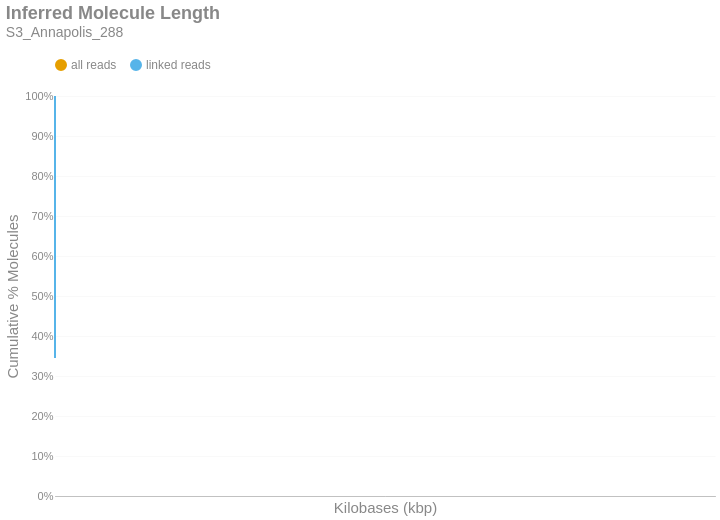

Notebook code cell kept with this figure:
### Markdown cell above
### Inferred Molecule Length
This is the cumulative frequency distribution of molecule lengths inferred from the first and last alignment positions along a contig for all alignments associated with a single linked-read barcode on a given contig.There are two distributions: one with `all` the alignments (yellow) and another with only `linked reads` (blue). The percent of molecules in the `linked reads` distribution is relative to the total number of linked molecules.

### Code cell
if SKIPLR:
    print_html(f"Skipped")
else:
    binned_df = consolidated_hist(valids['length_inferred']/1000, mask, 10, True)
    binned_df = binned_df.with_columns(
        pl.when(pl.col('bin').cast(pl.Utf8) == '0').then(pl.lit('1')).otherwise(pl.col('bin').cast(pl.Utf8)).alias('bin')
    )
    with SafeRender(binned_df):
        (
            density_plot(binned_df, 'Inferred Molecule Length', samplename, 'inferredlen')
            .transform_calculate(bin_kb='datum.bin / 1000')
            .encode(
                x=alt.X('bin_kb:Q', title="Kilobases (kbp)").scale(type='log', padding=0).axis(labelAngle=-40),
                y=alt.Y('value:Q', title='Cumulative % Molecules')
                    .axis(format='%')
                    .stack(False)
                    .scale(domainMin=0, domainMax=1,padding=0),
                color=alt.Color("key:N").scale(domain = ["all reads", "linked reads"]),
                tooltip = [
                    alt.Tooltip("key:N", title = "Data Type"),
                    alt.Tooltip("range_label:N", title="Kilobases"),
                    alt.Tooltip("value:Q", format = ".2%", title="% Molecules (Cum.)")
                ]
            )
        ).display()

### Figure 1 — Vega-Lite specification as saved in the notebook (floating-point values rounded to 4 significant figures)
{"width": "container", "height": 400, "config": {"title": {"anchor": "start", "dy": -15, "fontSize": 18, "color": "#888888", "subtitleColor": "#888888", "subtitleFontSize": 14}, "arc": {"fill": "#0072B2"}, "axis": {"domainColor": "#888888", "domainWidth": 0.5, "gridWidth": 0.2, "grid": false, "titleFontWeight": 400, "titleFontSize": 15, "labelFontSize": 11, "labelColor": "#888888", "tickColor": "#888888", "tickWidth": 0.2, "titleColor": "#888888"}, "axisBand": {"grid": false}, "axisX": {"grid": true, "tickSize": 10, "domainCap": "round"}, "axisY": {"domain": false, "grid": true, "tickSize": 0, "domainCap": "round"}, "background": "transparent", "header": {"labelFontSize": 15, "labelColor": "#888888", "titleFontSize": 15, "titleFontWeight": 600, "titleColor": "#888888"}, "legend": {"labelFont": "sans-serif", "labelFontSize": 12, "labelColor": "#888888", "symbolSize": 100, "symbolType": "circle", "titleFontSize": 12, "titlePadding": 10, "titleColor": "#888888", "title": null, "orient": "top"}, "range": {"category": ["#E69F00", "#56B4E9", "#009E73", "#F0E442", "#0072B2", "#D55E00", "#CC79A7", "#000000"], "diverging": ["#cfe8f3", "#a2d4ec", "#73bfe2", "#46abdb", "#1696d2", "#12719e"]}, "area": {"fill": "#0072B2", "fillOpacity": 0.7, "line": true, "strokeOpacity": 0.7}, "line": {"color": "#0072B2", "stroke": "#0072B2", "strokeWidth": 2}, "trail": {"color": "#0072B2", "stroke": "#0072B2", "strokeWidth": 0, "size": 1}, "point": {"filled": true, "fillOpacity": 1.0, "size": 95}, "text": {"color": "#888888", "fontSize": 11, "align": "right", "fontWeight": 400, "size": 11}, "bar": {"fill": "#0072B2", "stroke": null}, "view": {"stroke": null, "continuousWidth": 660, "continuousHeight": 400}}, "data": {"name": "data-9a9233696416b6ecedfe7a76d87bcafc"}, "mark": {"type": "line", "interpolate": "monotone", "point": {"opacity": 0, "size": 275}}, "encoding": {"color": {"field": "key", "scale": {"domain": ["all reads", "linked reads"]}, "type": "nominal"}, "tooltip": [{"field": "key", "title": "Data Type", "type": "nominal"}, {"field": "range_label", "title": "Kilobases", "type": "nominal"}, {"field": "value", "format": ".2%", "title": "% Molecules (Cum.)", "type": "quantitative"}], "x": {"axis": {"labelAngle": -40}, "field": "bin_kb", "scale": {"type": "log", "padding": 0}, "title": "Kilobases (kbp)", "type": "quantitative"}, "y": {"axis": {"format": "%"}, "field": "value", "scale": {"domainMin": 0, "domainMax": 1, "padding": 0}, "stack": false, "title": "Cumulative % Molecules", "type": "quantitative"}}, "params": [{"name": "param_c36ac31b6afebe62", "select": {"type": "point", "fields": ["key"]}, "bind": "legend"}], "title": {"text": "Inferred Molecule Length", "subtitle": "S3_Annapolis_288"}, "transform": [{"fold": ["all reads (cumsum)", "linked reads (cumsum)"]}, {"calculate": "replace(datum.key, ' (cumsum)', '')", "as": "key"}, {"filter": {"param": "param_c36ac31b6afebe62"}}, {"calculate": "datum.bin / 1000", "as": "bin_kb"}], "usermeta": {"embedOptions": {"downloadFileName": "S3_Annapolis_288.inferredlen"}}, "$schema": "https://vega.github.io/schema/vega-lite/v6.1.0.json", "datasets": {"data-9a9233696416b6ecedfe7a76d87bcafc": [{"bin": "0.0", "interval": "0.0-10.0", "all reads": 0.807, "linked reads": 0.3447, "all reads (cumsum)": 0.807, "linked reads (cumsum)": 0.3447, "range_label": "0-9"}, {"bin": "10.0", "interval": "10.0-20.0", "all reads": 0.05175, "linked reads": 0.1736, "all reads (cumsum)": 0.8587, "linked reads (cumsum)": 0.5183, "range_label": "10-19"}, {"bin": "20.0", "interval": "20.0-30.0", "all reads": 0.04, "linked reads": 0.135, "all reads (cumsum)": 0.8987, "linked reads (cumsum)": 0.6534, "range_label": "20-29"}, {"bin": "30.0", "interval": "30.0-40.0", "all reads": 0.03197, "linked reads": 0.1083, "all reads (cumsum)": 0.9307, "linked reads (cumsum)": 0.7616, "range_label": "30-39"}, {"bin": "40.0", "interval": "40.0-50.0", "all reads": 0.0261, "linked reads": 0.08869, "all reads (cumsum)": 0.9568, "linked reads (cumsum)": 0.8503, "range_label": "40-49"}, {"bin": "50.0", "interval": "50.0-60.0", "all reads": 0.01312, "linked reads": 0.04539, "all reads (cumsum)": 0.9699, "linked reads (cumsum)": 0.8957, "range_label": "50-59"}, {"bin": "60.0", "interval": "60.0-70.0", "all reads": 0.008953, "linked reads": 0.03103, "all reads (cumsum)": 0.9789, "linked reads (cumsum)": 0.9267, "range_label": "60-69"}, {"bin": "70.0", "interval": "70.0-80.0", "all reads": 0.006368, "linked reads": 0.02208, "all reads (cumsum)": 0.9852, "linked reads (cumsum)": 0.9488, "range_label": "70-79"}, {"bin": "80.0", "interval": "80.0-90.0", "all reads": 0.0045, "linked reads": 0.0156, "all reads (cumsum)": 0.9897, "linked reads (cumsum)": 0.9644, "range_label": "80-89"}, {"bin": "90.0", "interval": "90.0-100.0", "all reads": 0.003086, "linked reads": 0.0107, "all reads (cumsum)": 0.9928, "linked reads (cumsum)": 0.9751, "range_label": "90-99"}, {"bin": "100.0", "interval": "100.0-110.0", "all reads": 0.002133, "linked reads": 0.007397, "all reads (cumsum)": 0.995, "linked reads (cumsum)": 0.9825, "range_label": "100-109"}, {"bin": "110.0", "interval": "110.0-120.0", "all reads": 0.001484, "linked reads": 0.005147, "all reads (cumsum)": 0.9964, "linked reads (cumsum)": 0.9877, "range_label": "110-119"}, {"bin": "120.0", "interval": "120.0-130.0", "all reads": 0.001056, "linked reads": 0.003663, "all reads (cumsum)": 0.9975, "linked reads (cumsum)": 0.9913, "range_label": "120-129"}, {"bin": "130.0", "interval": "130.0-140.0", "all reads": 0.0007353, "linked reads": 0.00255, "all reads (cumsum)": 0.9982, "linked reads (cumsum)": 0.9939, "range_label": "130-139"}, {"bin": "140.0", "interval": "140.0-150.0", "all reads": 0.0005124, "linked reads": 0.001777, "all reads (cumsum)": 0.9987, "linked reads (cumsum)": 0.9957, "range_label": "140-149"}, {"bin": "150.0", "interval": "150.0-160.0", "all reads": 0.0003766, "linked reads": 0.001306, "all reads (cumsum)": 0.9991, "linked reads (cumsum)": 0.997, "range_label": "150-159"}, {"bin": "160.0", "interval": "160.0-170.0", "all reads": 0.0002506, "linked reads": 0.0008689, "all reads (cumsum)": 0.9994, "linked reads (cumsum)": 0.9978, "range_label": "160-169"}, {"bin": "170.0", "interval": "170.0-180.0", "all reads": 0.0001842, "linked reads": 0.0006386, "all reads (cumsum)": 0.9996, "linked reads (cumsum)": 0.9985, "range_label": "170-179"}, {"bin": "180.0", "interval": "180.0-190.0", "all reads": 0.0001277, "linked reads": 0.000443, "all reads (cumsum)": 0.9997, "linked reads (cumsum)": 0.9989, "range_label": "180-189"}, {"bin": "190.0", "interval": "190.0-200.0", "all reads": 8.505e-05, "linked reads": 0.0002949, "all reads (cumsum)": 0.9998, "linked reads (cumsum)": 0.9992, "range_label": "190-199"}, {"bin": "200.0", "interval": "200.0-210.0", "all reads": 6.465e-05, "linked reads": 0.0002242, "all reads (cumsum)": 0.9998, "linked reads (cumsum)": 0.9994, "range_label": "200-209"}, {"bin": "210.0", "interval": "210.0-220.0", "all reads": 4.362e-05, "linked reads": 0.0001513, "all reads (cumsum)": 0.9999, "linked reads (cumsum)": 0.9996, "range_label": "210-219"}, {"bin": "220.0", "interval": "220.0-230.0", "all reads": 3.519e-05, "linked reads": 0.000122, "all reads (cumsum)": 0.9999, "linked reads (cumsum)": 0.9997, "range_label": "220-229"}, {"bin": "230.0", "interval": "230.0-240.0", "all reads": 2.446e-05, "linked reads": 8.484e-05, "all reads (cumsum)": 0.9999, "linked reads (cumsum)": 0.9998, "range_label": "230-239"}, {"bin": "240.0", "interval": "240.0-250.0", "all reads": 1.676e-05, "linked reads": 5.812e-05, "all reads (cumsum)": 1.0, "linked reads (cumsum)": 0.9998, "range_label": "240-249"}, {"bin": "250.0", "interval": "250.0-260.0", "all reads": 1.187e-05, "linked reads": 4.115e-05, "all reads (cumsum)": 1.0, "linked reads (cumsum)": 0.9999, "range_label": "250-259"}, {"bin": "260.0", "interval": "260.0-270.0", "all reads": 8.64e-06, "linked reads": 2.996e-05, "all reads (cumsum)": 1.0, "linked reads (cumsum)": 0.9999, "range_label": "260-269"}, {"bin": "270.0", "interval": "270.0-280.0", "all reads": 5.413e-06, "linked reads": 1.877e-05, "all reads (cumsum)": 1.0, "linked reads (cumsum)": 0.9999, "range_label": "270-279"}, {"bin": "280.0", "interval": "280.0-290.0", "all reads": 4.893e-06, "linked reads": 1.697e-05, "all reads (cumsum)": 1.0, "linked reads (cumsum)": 1.0, "range_label": "280-289"}, {"bin": "290.0", "interval": "290.0-300.0", "all reads": 3.435e-06, "linked reads": 1.191e-05, "all reads (cumsum)": 1.0, "linked reads (cumsum)": 1.0, "range_label": "290-299"}, {"bin": "300.0", "interval": "300.0-310.0", "all reads": 2.811e-06, "linked reads": 9.747e-06, "all reads (cumsum)": 1.0, "linked reads (cumsum)": 1.0, "range_label": "300-309"}, {"bin": "310.0", "interval": "310.0-320.0", "all reads": 2.394e-06, "linked reads": 8.303e-06, "all reads (cumsum)": 1.0, "linked reads (cumsum)": 1.0, "range_label": "310-319"}, {"bin": "320.0", "interval": "320.0-330.0", "all reads": 1.457e-06, "linked reads": 5.054e-06, "all reads (cumsum)": 1.0, "linked reads (cumsum)": 1.0, "range_label": "320-329"}, {"bin": "330.0", "interval": "330.0-340.0", "all reads": 9.369e-07, "linked reads": 3.249e-06, "all reads (cumsum)": 1.0, "linked reads (cumsum)": 1.0, "range_label": "330-339"}, {"bin": "340.0", "interval": "340.0-350.0", "all reads": 6.246e-07, "linked reads": 2.166e-06, "all reads (cumsum)": 1.0, "linked reads (cumsum)": 1.0, "range_label": "340-349"}, {"bin": "350.0", "interval": "350.0-360.0", "all reads": 7.287e-07, "linked reads": 2.527e-06, "all reads (cumsum)": 1.0, "linked reads (cumsum)": 1.0, "range_label": "350-359"}, {"bin": "360.0", "interval": "360.0-370.0", "all reads": 1.041e-07, "linked reads": 3.61e-07, "all reads (cumsum)": 1.0, "linked reads (cumsum)": 1.0, "range_label": "360-369"}, {"bin": "370.0", "interval": "370.0-380.0", "all reads": 3.123e-07, "linked reads": 1.083e-06, "all reads (cumsum)": 1.0, "linked reads (cumsum)": 1.0, "range_label": "370-379"}, {"bin": "380.0", "interval": "380.0-390.0", "all reads": 4.164e-07, "linked reads": 1.444e-06, "all reads (cumsum)": 1.0, "linked reads (cumsum)": 1.0, "range_label": "380-389"}, {"bin": "390.0", "interval": "390.0-400.0", "all reads": 1.041e-07, "linked reads": 3.61e-07, "all reads (cumsum)": 1.0, "linked reads (cumsum)": 1.0, "range_label": "390-399"}, {"bin": "400.0", "interval": "400.0-410.0", "all reads": 0.0, "linked reads": 0.0, "all reads (cumsum)": 1.0, "linked reads (cumsum)": 1.0, "range_label": "400-409"}, {"bin": "410.0", "interval": "410.0-420.0", "all reads": 1.041e-07, "linked reads": 3.61e-07, "all reads (cumsum)": 1.0, "linked reads (cumsum)": 1.0, "range_label": "410-419"}, {"bin": "420.0", "interval": "420.0-430.0", "all reads": 0.0, "linked reads": 0.0, "all reads (cumsum)": 1.0, "linked reads (cumsum)": 1.0, "range_label": "420-429"}, {"bin": "430.0", "interval": "430.0-440.0", "all reads": 1.041e-07, "linked reads": 3.61e-07, "all reads (cumsum)": 1.0, "linked reads (cumsum)": 1.0, "range_label": "430-439"}, {"bin": "440.0", "interval": "440.0-450.0", "all reads": 1.041e-07, "linked reads": 3.61e-07, "all reads (cumsum)": 1.0, "linked reads (cumsum)": 1.0, "range_label": "440-449"}, {"bin": "450.0", "interval": "450.0-460.0", "all reads": 0.0, "linked reads": 0.0, "all reads (cumsum)": 1.0, "linked reads (cumsum)": 1.0, "range_label": "450-459"}, {"bin": "460.0", "interval": "460.0-470.0", "all reads": 0.0, "linked reads": 0.0, "all reads (cumsum)": 1.0, "linked reads (cumsum)": 1.0, "range_label": "460-469"}, {"bin": "470.0", "interval": "470.0-480.0", "all reads": 2.082e-07, "linked reads": 7.22e-07, "all reads (cumsum)": 1.0, "linked reads (cumsum)": 1.0, "range_label": "470-479"}]}}
